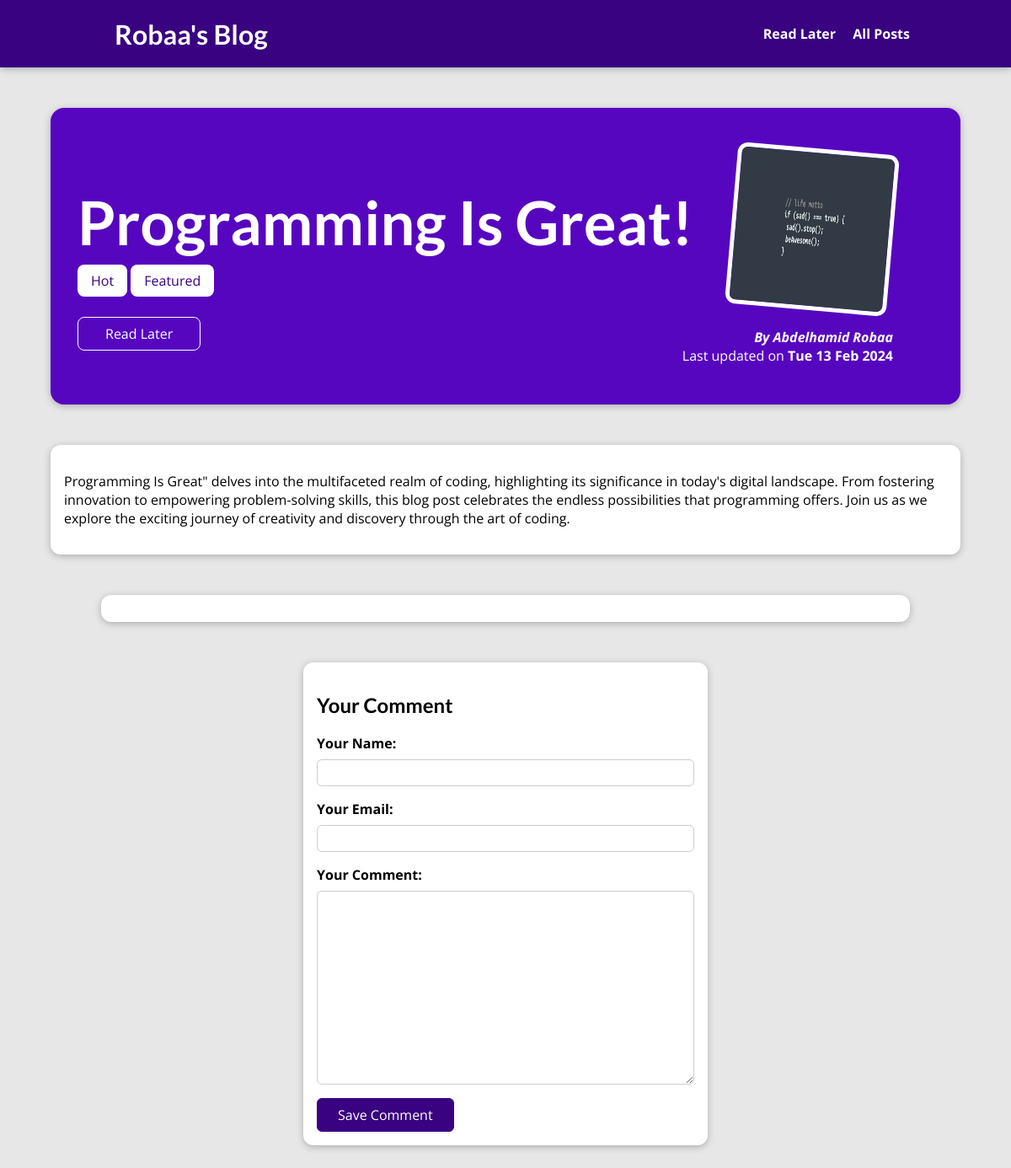
The app's page /posts/programming-is-great, older data.
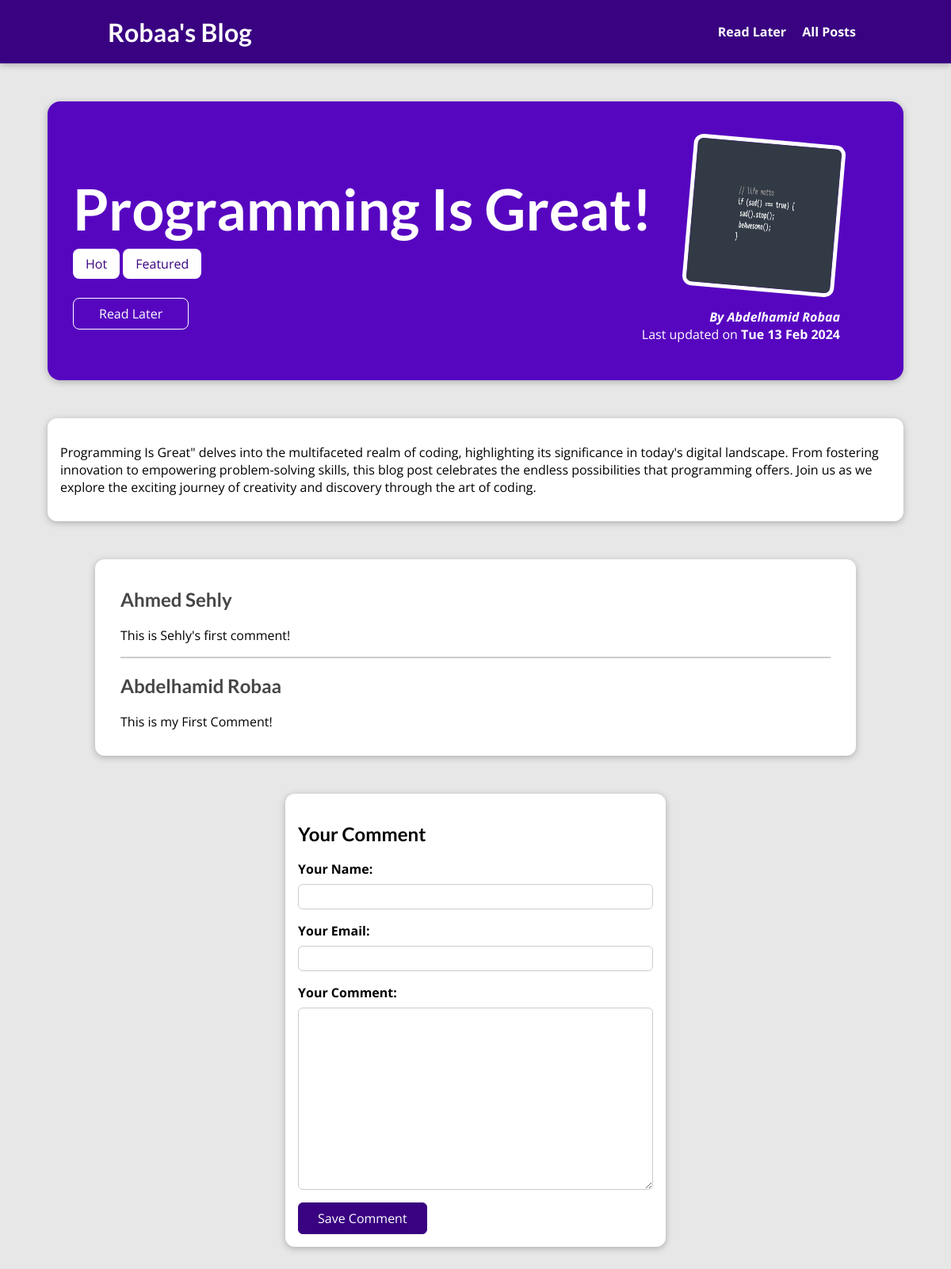
The same page, newer data.
### blog/models.py (models this page shows, shortened)
class Tag(models.Model):
    caption = models.CharField(max_length=20)

class Comment(models.Model):
    user_name = models.CharField(max_length=100)
    user_email = models.EmailField()
    text = models.TextField(max_length=400)
    post = models.ForeignKey(
        Post, on_delete=models.CASCADE, related_name="comments")

### blog/views.py (the view)
# urls.py: path("posts/<slug:slug>", views.SinglePostView.as_view(),
class SinglePostView(View):
    template_name = "blog/post-detail.html"
    model = Post
    def is_stored_post(self, request, post_id):
        stored_posts = request.session.get("stored_posts")
        if stored_posts is not None:
            is_saved_for_later = post_id in stored_posts
        else:
            is_saved_for_later = False
        return is_saved_for_later
    def get(self, request, slug):
        post = Post.objects.get(slug=slug)
        context = {
            "post": post,
            "post_tags": post.tags.all(),
            "comment_form": CommentForm,
            "comments": post.comments.all().order_by("-id"),
            "saved_for_later": self.is_stored_post(request, post.id)
        }
        return render(request, "blog/post-detail.html", context)
    def post(self, request, slug):
        comment_form = CommentForm(request.POST)
        post = Post.objects.get(slug=slug)
        if comment_form.is_valid():
            comment = comment_form.save(commit=False)
            comment.post = post
            comment.save()
            return HttpResponseRedirect(reverse("post-detail-page", args=[slug]))
        else:
            context = {
                "post": post,
                "post_tags": post.tags.all(),
                "comment_form": comment_form,
                "comments": post.comments.all().order_by("-id")
            }
            return render(request, "blog/post-detail.html", context)

### blog/models.py (called while the page is built)
    def full_name(self):
        return f"{self.first_name} {self.last_name}"

    def __str__(self):
        return self.full_name()

### blog/templatetags/blog_extras.py (called while the page is built)
@register.filter
def convert_markdown(value):
    return markdown.markdown(value)

### blog/templates/blog/post-detail.html (shortened to what this page needs)
{% extends "base.html" %}
{% load static %}
{% load blog_extras %}
{% block css_files %}
    <link rel="stylesheet" href="{% static "blog/post-detail.css" %}">
{% endblock css_files %}
{% block content %}
    <section id="summary">
        <h2>{{post.title}}</h2>
        <div>
            {% for tag in post_tags %}
                <span class="tag">{{tag.caption}}</span>
            {% endfor %}
        </div>
        <div id="read-later">
            <form action="{% url "read-later" %}" method="POST">
                <button>
                {% if saved_for_later %}
                    Remove from "Read Later" List
                {% else %}
                    Read Later
                {% endif %}
                </button>
            </form>
        </div>
        <article>
            <img src="{{post.image.url}}" alt="{{post.title}}">
            <address>By <a href="mailto:{{post.author.email_address}}">{{post.author}}</a></address>
            <div>
                Last updated on <time> {{post.date |date:"D d M Y"}}</time>
            </div>
        </article>
    </section>
    <main>
        <p>{{post.content|convert_markdown|safe}}</p>
    </main>
    <section id="comments">
        <ul>
            {% for comment in comments %}
                <li>
                    <h2>{{comment.user_name}}</h2>
                    <p>{{comment.text|linebreaks}}</p>
                </li>
            {% endfor %}
        </ul>
    </section>
    <section id = "comment-form">
        <h2>Your Comment</h2>
        <form action = "{% url 'post-detail-page' post.slug %}" method = "POST">
            {% for form_field in  comment_form %}
                <div class="form-control {% if form_field.errors %}invalid{% endif %}" >
                    {{form_field.label_tag}}
                    {{form_field}}
                </div>
            {% endfor %}
            <button>
                Save Comment
            </button>
        </form>
{% endblock content%}

Row changes from the older to the newer data that the page shows:
added Comment: user_name "Ahmed Sehly", text "This is Sehly's first comment!"
added Comment: user_name "Abdelhamid Robaa", text "This is my First Comment!"
